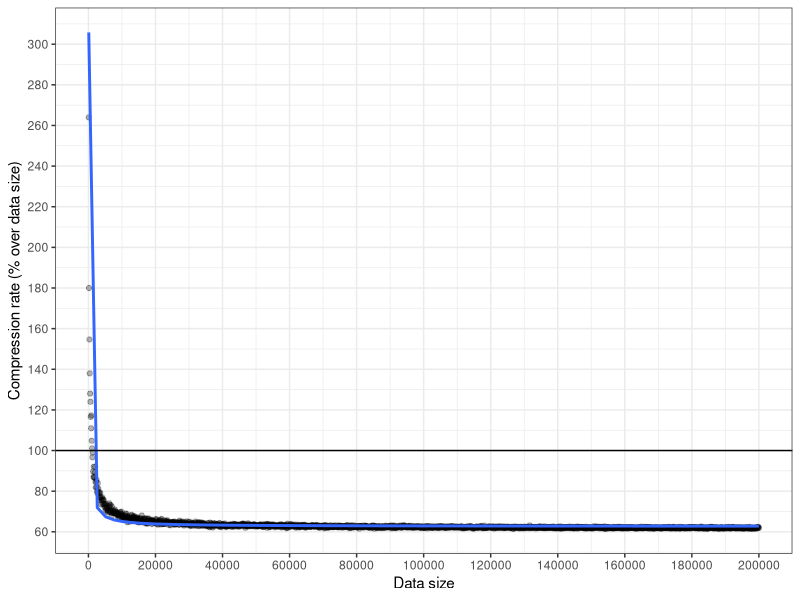
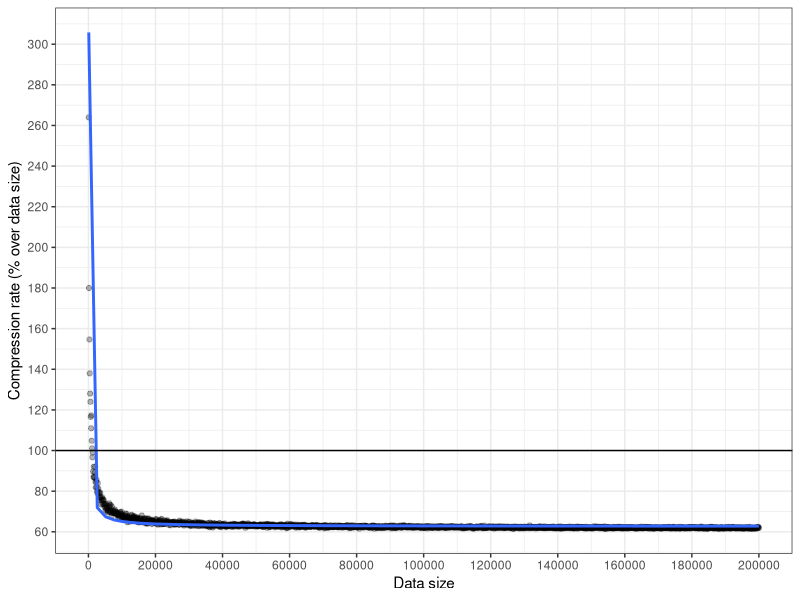

These figures' R source, in order: (Note: this script raises an error after producing the figures.)
library(ggplot2)
library(dplyr)

df <- read.csv("compression_dataset.csv")
df$compressed_size <- df$compressed_size * 100 / df$data_size
df$percentage_of_ones <- df$percentage_of_ones
test_data_size = 1500

# df <- df %>% 
#     mutate(compressed_size = rowMeans(cbind(lag(compressed_size), compressed_size, lead(compressed_size)), na.rm = T))
# df <- df %>% 
#     mutate(compressed_size = rowMeans(cbind(lag(compressed_size), compressed_size, lead(compressed_size)), na.rm = T))
# df <- df %>% 
#     mutate(compressed_size = rowMeans(cbind(lag(compressed_size), compressed_size, lead(compressed_size)), na.rm = T))
# df <- df %>% 
#     mutate(compressed_size = rowMeans(cbind(lag(compressed_size), compressed_size, lead(compressed_size)), na.rm = T))
# df <- df %>% 
#     mutate(compressed_size = pmax(compressed_size, lead(compressed_size), lead(compressed_size, n = 2), na.rm = T))
# 
# df <- df %>% 
#     mutate(compressed_size = pmax(compressed_size, lead(compressed_size), lead(compressed_size, n = 2), na.rm = T))
# 
# df <- df %>% 
#     mutate(compressed_size = pmax(compressed_size, lead(compressed_size), lead(compressed_size, n = 2), na.rm = T))
# 
# df <- df %>% 
#     mutate(compressed_size = pmax(compressed_size, lead(compressed_size), lead(compressed_size, n = 2), na.rm = T))
# 
# df <- df %>% 
#     mutate(compressed_size = pmax(compressed_size, lead(compressed_size), lead(compressed_size, n = 2), na.rm = T))
# 
# df <- df %>% 
#     mutate(compressed_size = pmax(compressed_size, lead(compressed_size), lead(compressed_size, n = 2), na.rm = T))
# 
# df <- df %>% 
#     mutate(compressed_size = pmax(compressed_size, lead(compressed_size), lead(compressed_size, n = 2), na.rm = T))


df1 <- df %>%
    filter(data_size == 100000)

df2 <- df %>%
    filter(percentage_of_ones == 0.03)

x <- seq(0, 0.5, length.out = 10000)
y <- 2.4274572 * x^0.3849364 * test_data_size^-0.0395816 + 180.07035/test_data_size
#y_global <- (2.4274572 * x^0.3849364 - 0.1690710) * test_data_size^-0.0395816
y_global <- 2.318468 * x^0.405595 * test_data_size^-0.038066 + 226.678704/test_data_size

gg1 <- ggplot(df1, aes(x = percentage_of_ones, y = compressed_size)) +
    geom_point(alpha = 0.3) +
    # geom_line(data = data.frame(x, y), aes(x = x, y = y), color='red') +
    # geom_line(data = data.frame(x, y_global), aes(x = x, y = y_global), color='blue') +
    geom_smooth(method = "nls", method.args = list(start=c(a = 2, b = 0.2, c = 0)),
               formula = y~a*x^b + c, se = FALSE, size = 0.8)

gg2 <- ggplot(df2, aes(x = data_size, y = compressed_size)) +
    geom_point(alpha = 0.3) +
    # geom_line() +
    geom_smooth(method = "nls", method.args = list(start=c(a = 0.4, b = 0)),
                formula = y~a/x + b, se = FALSE, size = 1) + 
    geom_hline(yintercept = 100) +
    scale_x_continuous(breaks = round(seq(0, max(df2$data_size), by = 20000),1)) +
    scale_y_continuous(breaks = scales::pretty_breaks(n = 10)) +
    labs(x ="Data size", y = "Compression rate (% over data size)") +
    theme_bw()

print(gg2)
ggsave(gg2, file="compression_model.png", width=12, height=8, dpi = 300)

df <- df %>% filter(data_size >= 180) %>% filter(data_size <= 1500) %>% filter(percentage_of_ones <= 0.16)
model <- nls(formula = compressed_size ~ a * percentage_of_ones^b * data_size^c + d/data_size, data = df, start=list(a = 8, b = .3, c = -.2, d = 100))
print(summary(model))

#print(1.628923*df$percentage_of_ones^0.348981 - 0.210933)
